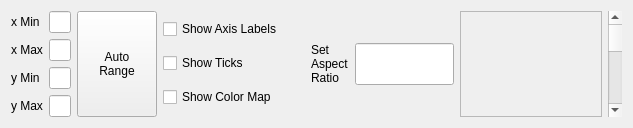
             <widget class="QWidget" name="plotsettings_2">
              <attribute name="title">
               <string>Plot Settings</string>
              </attribute>
              <layout class="QVBoxLayout" name="verticalLayout_21">
               <item>
                <layout class="QHBoxLayout" name="horizontalLayout_7" stretch="2,2,2,2,1">
                 <item>
                  <layout class="QGridLayout" name="gridLayout_3" columnstretch="1,1" columnminimumwidth="1,1">
                   <item row="1" column="0">
                    <layout class="QFormLayout" name="formLayout_8">
                     <property name="formAlignment">
                      <set>Qt::AlignmentFlag::AlignLeading|Qt::AlignmentFlag::AlignLeft|Qt::AlignmentFlag::AlignVCenter</set>
                     </property>
                     <item row="0" column="0">
                      <widget class="QLabel" name="label_16">
                       <property name="text">
                        <string>y Min</string>
                       </property>
                      </widget>
                     </item>
                     <item row="0" column="1">
                      <widget class="QLineEdit" name="ymin_2TD"/>
                     </item>
                     <item row="1" column="0">
                      <widget class="QLabel" name="label_17">
                       <property name="text">
                        <string>y Max</string>
                       </property>
                      </widget>
                     </item>
                     <item row="1" column="1">
                      <widget class="QLineEdit" name="ymax_2TD"/>
                     </item>
                    </layout>
                   </item>
                   <item row="0" column="0">
                    <layout class="QFormLayout" name="formLayout_9">
                     <property name="formAlignment">
                      <set>Qt::AlignmentFlag::AlignLeading|Qt::AlignmentFlag::AlignLeft|Qt::AlignmentFlag::AlignVCenter</set>
                     </property>
                     <item row="0" column="0">
                      <widget class="QLabel" name="label_18">
                       <property name="text">
                        <string>x Min</string>
                       </property>
                      </widget>
                     </item>
                     <item row="0" column="1">
                      <widget class="QLineEdit" name="xmin_2TD">
                       <property name="text">
                        <string/>
                       </property>
                      </widget>
                     </item>
                     <item row="1" column="0">
                      <widget class="QLabel" name="label_19">
                       <property name="text">
                        <string>x Max</string>
                       </property>
                      </widget>
                     </item>
                     <item row="1" column="1">
                      <widget class="QLineEdit" name="xmax_2TD"/>
                     </item>
                    </layout>
                   </item>
                   <item row="0" column="1" rowspan="2">
                    <widget class="QPushButton" name="autoRange1d_2TD">
                     <property name="sizePolicy">
                      <sizepolicy hsizetype="Expanding" vsizetype="Minimum">
                       <horstretch>0</horstretch>
                       <verstretch>0</verstretch>
                      </sizepolicy>
                     </property>
                     <property name="text">
                      <string>Auto
Range</string>
                     </property>
                    </widget>
                   </item>
                  </layout>
                 </item>
                 <item>
                  <layout class="QVBoxLayout" name="verticalLayout_19">
                   <item>
                    <widget class="QCheckBox" name="showAxisLabels_2TD">
                     <property name="text">
                      <string>Show Axis Labels</string>
                     </property>
                    </widget>
                   </item>
                   <item>
                    <widget class="QCheckBox" name="showTicksTD">
                     <property name="text">
                      <string>Show Ticks</string>
                     </property>
                    </widget>
                   </item>
                   <item>
                    <widget class="QCheckBox" name="showColormapTD">
                     <property name="text">
                      <string>Show Color Map</string>
                     </property>
                    </widget>
                   </item>
                  </layout>
                 </item>
                 <item>
                  <layout class="QVBoxLayout" name="verticalLayout_20">
                   <item>
                    <layout class="QFormLayout" name="formLayout_10">
                     <property name="formAlignment">
                      <set>Qt::AlignmentFlag::AlignLeading|Qt::AlignmentFlag::AlignLeft|Qt::AlignmentFlag::AlignVCenter</set>
                     </property>
                     <item row="0" column="1">
                      <widget class="QLineEdit" name="aspRatTD">
                       <property name="sizePolicy">
                        <sizepolicy hsizetype="Expanding" vsizetype="Preferred">
                         <horstretch>0</horstretch>
                         <verstretch>0</verstretch>
                        </sizepolicy>
                       </property>
                      </widget>
                     </item>
                     <item row="0" column="0">
                      <widget class="QLabel" name="label_20">
                       <property name="text">
                        <string>Set
Aspect
Ratio</string>
                       </property>
                      </widget>
                     </item>
                    </layout>
                   </item>
                  </layout>
                 </item>
                 <item>
                  <widget class="QScrollArea" name="scrollArea_2">
                   <property name="widgetResizable">
                    <bool>true</bool>
                   </property>
                   <widget class="QWidget" name="scrollAreaWidgetContents_2">
                    <property name="geometry">
                     <rect>
                      <x>0</x>
                      <y>0</y>
                      <width>16</width>
                      <height>16</height>
                     </rect>
                    </property>
                   </widget>
                  </widget>
                 </item>
                 <item>
                  <widget class="QScrollBar" name="verticalScrollBar_2">
                   <property name="orientation">
                    <enum>Qt::Orientation::Vertical</enum>
                   </property>
                  </widget>
                 </item>
                </layout>
               </item>
              </layout>
             </widget>
